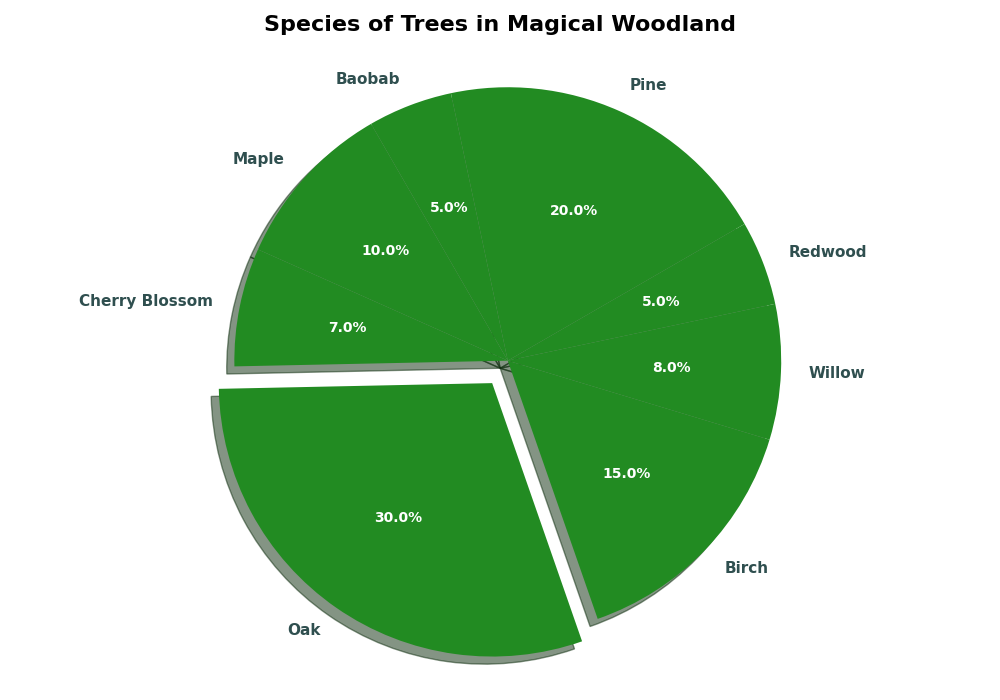

The script that drew this image:
import matplotlib.pyplot as plt

tree_species = ['Maple', 'Cherry Blossom', 'Oak', 'Birch', 'Willow', 'Redwood', 'Pine', 'Baobab']
population_percentages = [10, 7, 30, 15, 8, 5, 20, 5]
single_color = '#228B22'  # Using a single color
explode = (0, 0, 0.1, 0, 0, 0, 0, 0)

fig, ax = plt.subplots(figsize=(10, 7))
wedges, texts, autotexts = ax.pie(population_percentages, labels=tree_species,
                                  autopct='%1.1f%%', startangle=120,
                                  explode=explode, colors=[single_color] * len(tree_species), shadow=True)

for autotext in autotexts:
    autotext.set_color('white')
    autotext.set_fontsize(10)
    autotext.set_fontweight('bold')

for text in texts:
    text.set_fontsize(11)
    text.set_color('darkslategray')
    text.set_fontweight('semibold')

plt.title('Species of Trees in Magical Woodland', fontsize=16, fontweight='bold', pad=20)
ax.axis('equal')

plt.tight_layout()
plt.show()
